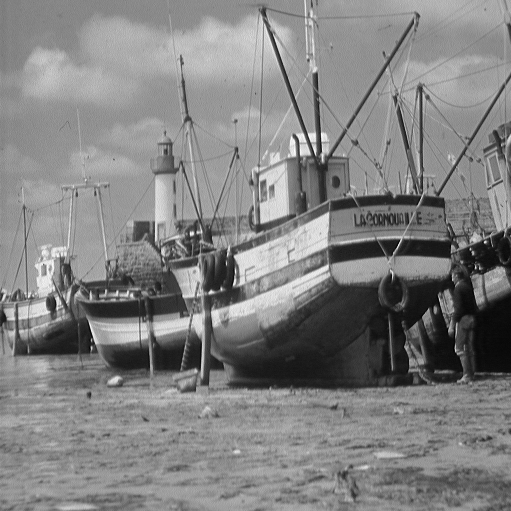
#> input picture Prácticas/practica5/images/boat.511.tiff, 511 x 511 px, found by its file name
$ python ejercicio02.py
#> lines starting #> are read from the running program, lines starting #| are printed output that depends on the picture
# Objetivo:
# - Teorema de la convolución


import skimage as ski
import matplotlib.pyplot as plt
import numpy as np
import scipy
import scipy.fft as fft

MASK_SIZE = 5
STD_DEV = 5

imagen = ski.io.imread("Prácticas/practica5/images/boat.511.tiff")
#> imagen is the input picture: shape (511, 511); min 0, max 255, mean 129.7
imagen = ski.util.img_as_float(imagen)

# Hacemos una máscara de convolución de un filtro gaussiano
vector = scipy.signal.windows.gaussian(MASK_SIZE, STD_DEV)
vector /= np.sum(vector)  # Máscara normalizada
vectorH = vector.reshape(1, MASK_SIZE)
vectorV = vector.reshape(MASK_SIZE, 1)

mascara = vectorV @ vectorH

res_convol = scipy.ndimage.convolve(imagen, mascara, mode="wrap")
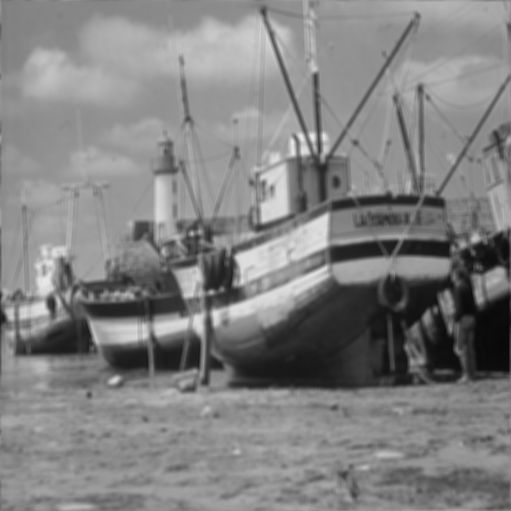
#> res_convol: shape (511, 511) float64; min 0.0356, max 0.927, mean 0.509

# Ampliamos la máscara con ceros para que tenga el mismo tamaño que la imagen
mascara_centrada = np.zeros(imagen.shape)
fila_i = imagen.shape[0] // 2 - MASK_SIZE // 2
#> fila_i = 253
col_i = imagen.shape[1] // 2 - MASK_SIZE // 2
#> col_i = 253
mascara_centrada[fila_i:fila_i + MASK_SIZE, col_i:col_i + MASK_SIZE] = mascara

# Pasamos imagen y máscara a las frecuencias
FTimagen = fft.fft2(imagen)
mascara_en_origen = fft.ifftshift(mascara_centrada)
FTmascara = fft.fft2(mascara_en_origen)

# Convolución en la frecuancia
FTimagen_filtrada = FTimagen * FTmascara  # Producto punto a punto

# Recuperamos resultado en el espacio
res_filtro_FT = fft.ifft2(FTimagen_filtrada)
res_filtro_real = np.real(res_filtro_FT)
res_filtro_imag = np.imag(res_filtro_FT)
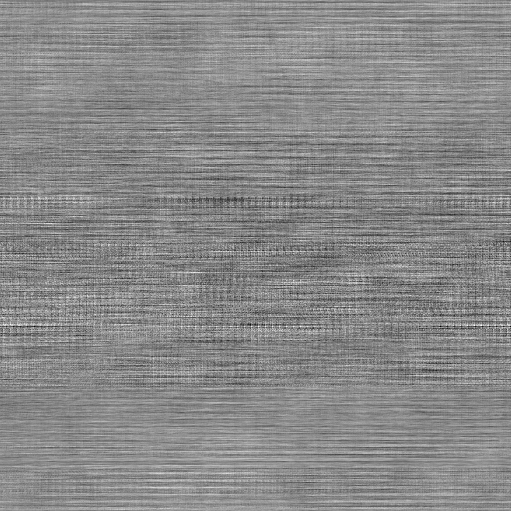
#> res_filtro_imag: shape (511, 511) float64; min -1.69e-16, max 1.45e-16, mean -1.45e-34; drawn with min black and max white
if not np.allclose(res_filtro_imag, np.zeros(imagen.shape)):
    print("Warning. Algo no está yendo bien!!!")

# Comparamos los dos resultados
print("¿Obtenemos el mismo resultado?", np.allclose(res_convol, res_filtro_real))
#| ¿Obtenemos el mismo resultado? True

# Visulización de resultados
fig, axs = plt.subplots(2, 4, layout="constrained")
axs[0, 0].imshow(imagen, cmap=plt.cm.gray)
axs[0, 1].imshow(mascara_centrada, cmap=plt.cm.gray)
axs[0, 3].imshow(res_convol, cmap=plt.cm.gray)

magnitud_imagen = fft.fftshift(np.log(np.absolute(FTimagen) + 1))
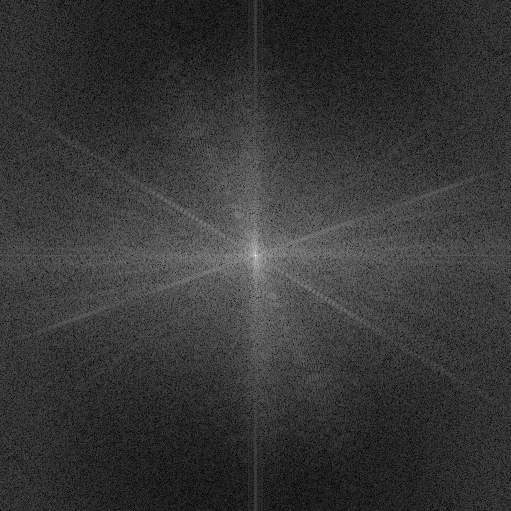
#> magnitud_imagen: shape (511, 511) float64; min 0.0256, max 11.8, mean 2.56; drawn with min black and max white
magnitud_mascara = fft.fftshift(np.log(np.absolute(FTmascara) + 1))
magnitud_producto = fft.fftshift(np.log(np.absolute(FTimagen_filtrada) + 1))
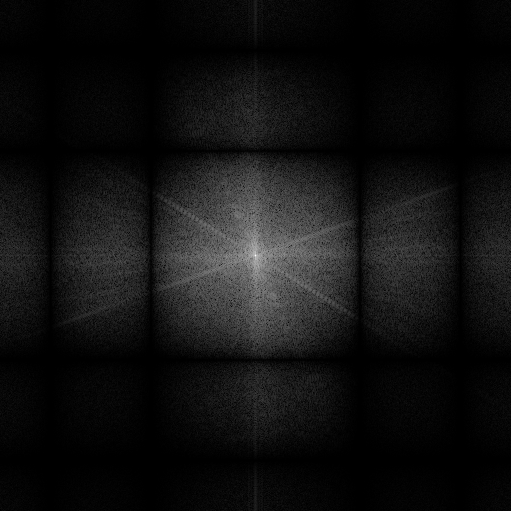
#> magnitud_producto: shape (511, 511) float64; min 4.48e-07, max 11.8, mean 0.81; drawn with min black and max white
axs[1, 0].imshow(magnitud_imagen, cmap=plt.cm.gray)
axs[1, 1].imshow(magnitud_mascara, cmap=plt.cm.gray)
axs[1, 2].imshow(magnitud_producto, cmap=plt.cm.gray)
axs[1, 3].imshow(res_filtro_real, cmap=plt.cm.gray)

for a in axs.ravel():
    a.set_axis_off()
plt.show()
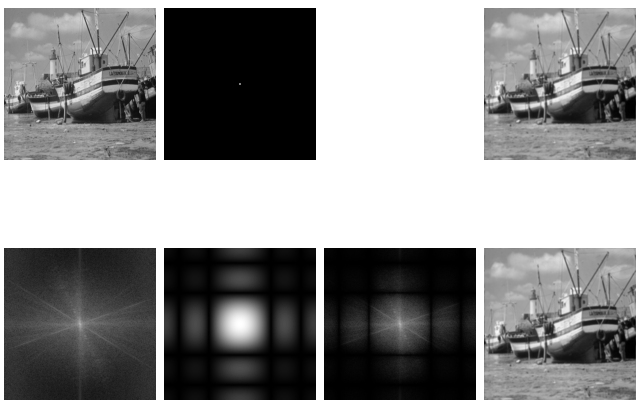
#> figure drawn by matplotlib, 7 panels

$ run again, with Prácticas/practica5/images/Einstein.png saved as Prácticas/practica5/images/boat.511.tiff
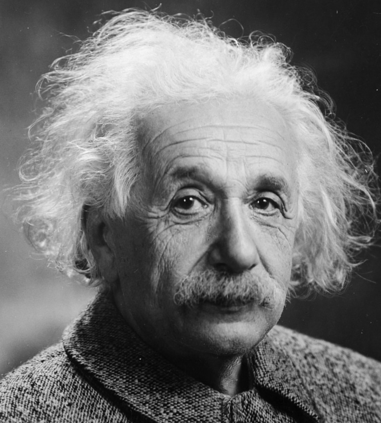
#> input picture Prácticas/practica5/images/Einstein.png, 381 x 423 px, found by its file name
#> imagen is the input picture: shape (423, 381); min 3, max 246, mean 114
#| ¿Obtenemos el mismo resultado? True
#> `magnitud_imagen = fft.fftshift(np.log(np.absolute(FTimagen) + 1))`:
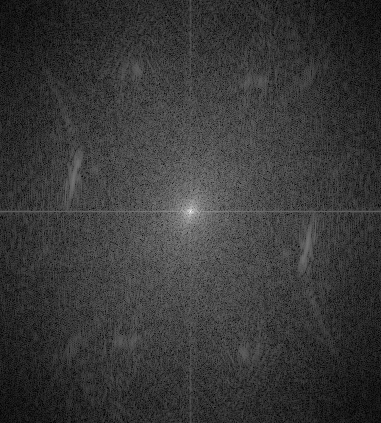
#> magnitud_imagen: shape (423, 381) float64; min 0.0297, max 11.19, mean 2.5; drawn with min black and max white
#> `magnitud_producto = fft.fftshift(np.log(np.absolute(FTimagen_filtrada)..`:
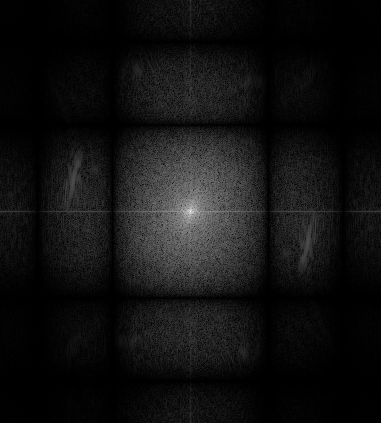
#> magnitud_producto: shape (423, 381) float64; min 1.24e-05, max 11.19, mean 0.784; drawn with min black and max white

$ run again, with Prácticas/practica5/images/Marilyn.png saved as Prácticas/practica5/images/boat.511.tiff
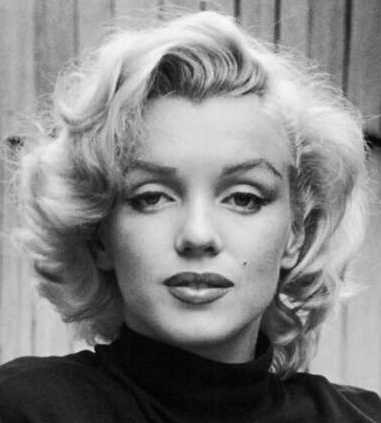
#> input picture Prácticas/practica5/images/Marilyn.png, 381 x 423 px, found by its file name
#> imagen is the input picture: shape (423, 381); min 0, max 249, mean 134.2
#| ¿Obtenemos el mismo resultado? True
#> `magnitud_imagen = fft.fftshift(np.log(np.absolute(FTimagen) + 1))`:
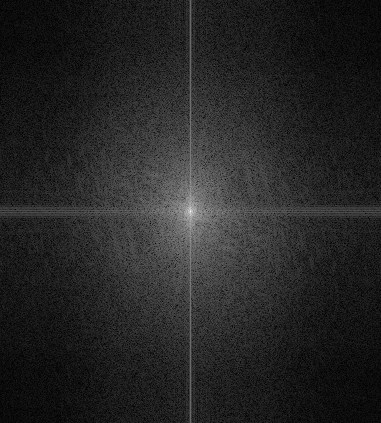
#> magnitud_imagen: shape (423, 381) float64; min 0.00679, max 11.35, mean 1.7; drawn with min black and max white
#> `magnitud_producto = fft.fftshift(np.log(np.absolute(FTimagen_filtrada)..`:
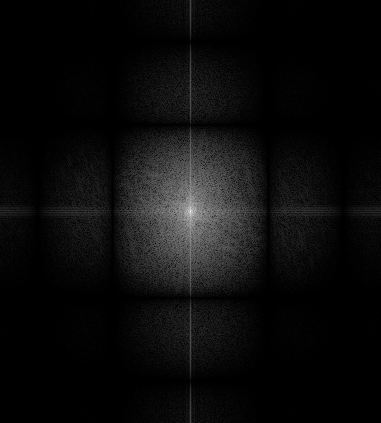
#> magnitud_producto: shape (423, 381) float64; min 3.55e-06, max 11.35, mean 0.552; drawn with min black and max white
